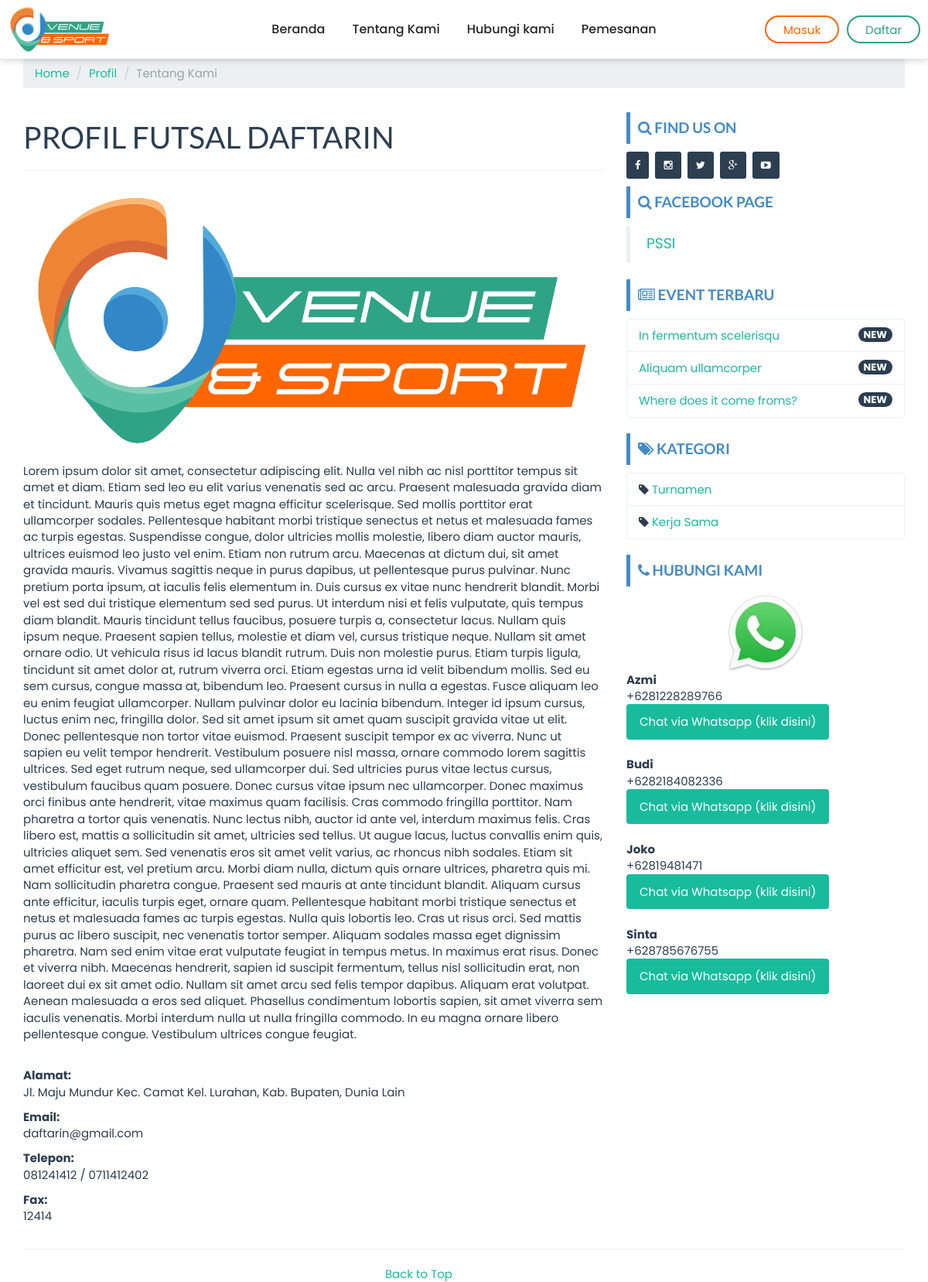
/index.php/page/about, run on the app's committed database.
### tables this page shows
CREATE TABLE `company` (
  `id_company` int(11) NOT NULL,
  `id_sycCom` int(11) DEFAULT NULL,
  `company_name` varchar(100) NOT NULL,
  `company_desc` text NOT NULL,
  `company_address` text NOT NULL,
  `company_maps` text NOT NULL,
  `company_phone` char(30) NOT NULL,
  `company_phone2` char(30) NOT NULL,
  `company_fax` char(30) NOT NULL,
  `company_email` char(30) NOT NULL,
  `foto` text NOT NULL,
  `foto_type` char(10) NOT NULL,
  `created` datetime NOT NULL DEFAULT current_timestamp(),
  `modified` datetime DEFAULT NULL,
  `created_by` char(50) NOT NULL,
  `modified_by` char(50) NOT NULL
);

CREATE TABLE `event` (
  `id_event` int(11) NOT NULL,
  `id_sycEvent` int(11) DEFAULT NULL,
  `nama_event` varchar(100) NOT NULL,
  `slug_event` varchar(100) DEFAULT NULL,
  `deskripsi` text DEFAULT NULL,
  `kategori` int(11) DEFAULT NULL,
  `foto` text DEFAULT NULL,
  `foto_type` char(10) DEFAULT NULL,
  `created_at` datetime NOT NULL DEFAULT current_timestamp(),
  `created_by` char(50) NOT NULL,
  `modified_at` datetime DEFAULT NULL ON UPDATE current_timestamp(),
  `modified_by` char(50) NOT NULL
);

CREATE TABLE `kategori` (
  `id_kategori` int(11) NOT NULL,
  `nama_kategori` varchar(20) NOT NULL,
  `slug_kat` varchar(20) NOT NULL,
  `created_by` char(50) NOT NULL,
  `created_at` datetime NOT NULL DEFAULT current_timestamp(),
  `modified_by` char(50) NOT NULL,
  `modified_at` datetime DEFAULT NULL ON UPDATE current_timestamp()
);

CREATE TABLE `kontak` (
  `id_kontak` int(11) NOT NULL,
  `nama_kontak` char(50) NOT NULL,
  `nohp` char(50) NOT NULL,
  `created_by` char(50) NOT NULL,
  `created_at` datetime NOT NULL DEFAULT current_timestamp(),
  `modified_by` char(50) NOT NULL,
  `modified_at` datetime DEFAULT NULL ON UPDATE current_timestamp()
);

### application/controllers/Page.php (called while the page is built, shortened)
<?php
class Page extends CI_Controller {
	function __construct()
  {
		$this->load->model('Company_model');
		$this->load->model('Event_model');
		$this->load->model('Foto_model');
		$this->load->model('Kategori_model');
		$this->load->model('Kontak_model');
		$this->data['company_data'] 	= $this->Company_model->get_by_company();
		$this->data['event_sidebar'] 			= $this->Event_model->get_all_sidebar();
		$this->data['kategori_sidebar'] 	= $this->Kategori_model->get_all();
		$this->data['kontak_sidebar'] 		= $this->Kontak_model->get_all();
		$this->data['kontak'] 				= $this->Kontak_model->get_all();
  }
	public function about()
	{
		$this->data['title'] 							= 'Tentang Kami';
  	$this->data['company']            = $this->Company_model->get_by_company();
		$this->load->view('front/page/about', $this->data);
	}
}

### index.php (called while the page is built, shortened)
<?php
require_once BASEPATH.'core/CodeIgniter.php';

### application/models/Company_model.php (called while the page is built, shortened)
<?php  if ( ! defined('BASEPATH')) exit('No direct script access allowed');
class Company_model extends CI_Model
{
  public $table = 'company';
  function get_by_company()
  {
    $this->db->where('id_company', '1');
    return $this->db->get($this->table)->row();
  }
}

### application/models/Event_model.php (called while the page is built, shortened)
<?php  if ( ! defined('BASEPATH')) exit('No direct script access allowed');
class Event_model extends CI_Model
{
  public $table = 'event';
  public $id    = 'id_event';
  public $order = 'DESC';
  function get_all_sidebar()
  {
    $this->db->limit(3);
    $this->db->order_by($this->id, $this->order);
    return $this->db->get($this->table)->result();
  }
}

### application/models/Kategori_model.php (called while the page is built, shortened)
<?php  if ( ! defined('BASEPATH')) exit('No direct script access allowed');
class Kategori_model extends CI_Model
{
  public $table = 'kategori';
  function get_all()
  {
    return $this->db->get($this->table)->result();
  }
}

### application/models/Kontak_model.php (called while the page is built, shortened)
<?php  if ( ! defined('BASEPATH')) exit('No direct script access allowed');
class Kontak_model extends CI_Model
{
  public $table = 'kontak';
  function get_all()
  {
    return $this->db->get($this->table)->result();
  }
}

### application/views/front/modul/mod_cs.php (the view)
<div class="bs-callout bs-callout-primary"><h4><i class="fa fa-phone"></i> Hubungi Kami</h4></div>
<ul class="list-group">
  <div align="center"><img src="<?php echo base_url('assets/images/wa.jpg') ?>" width="100px"></div>
  <?php foreach($kontak_sidebar as $kontak){?>
    <b><?php echo $kontak->nama_kontak ?></b><br>
    +<?php echo $kontak->nohp ?><br>
    <a href="https://api.whatsapp.com/send?phone=+<?php echo $kontak->nohp ?>&text=Hi%20Gan,%20Saya%20mau%20booking%20lapangan">
      <button class="btn btn-success" type="submit" name="button">Chat via Whatsapp (klik disini)</button>
    </a><br><br>
  <?php } ?>
</ul>

### application/views/front/navbar.php (shortened to what this page needs)
<div class="navbar">
    <div class="navbar-layout">
        <div class="logo">
            <a href="<?php echo base_url() ?>">
                <img src="<?php echo base_url('assets/images/company/').$company_data->foto.$company_data->foto_type ?>" alt="<?php echo $company_data->company_name ?>" width="100px">
            </a>
        </div>
        <div class="navbar-menu" id="navbarMenu">
            <ul>
                <li><a href="<?php echo base_url() ?>">Beranda</a></li>
                <li><a href="<?php echo base_url('about') ?>">Tentang Kami</a></li>
                <li><a href="<?php echo base_url('contact') ?>">Hubungi kami</a></li>
                <li><a href="<?php echo base_url('cart') ?>">Pemesanan</a></li>
            </ul>
        </div>
        <div class="navbar-button">
            <?php if($this->session->userdata('usertype') != NULL){ ?>
            <ul>
              <li class="dropdown">
                <a href="#" class="dropdown-toggle" data-toggle="dropdown" role="button" aria-haspopup="true" aria-expanded="false"><button>Hi, <?php echo $this->session->userdata('username') ?> <span class="caret"></span></button></a>
                <ul class="dropdown-menu">
                  <li><a href="<?php echo base_url('cart/history') ?>">Riwayat Booking</a></li>
                  <li><a href="<?php echo base_url('auth/edit_profil/').$this->session->userdata('user_id') ?>">Edit Profil</a></li>
                  <li><a href="<?php echo base_url('auth/profil') ?>">Profil Saya</a></li>
                  <li role="separator" class="divider"></li>
                  <li><a href="<?php echo base_url('auth/logout') ?>">Logout</a></li>
                </ul>
              </li>
            </ul>
            <?php }else{ ?>
            <a href="<?php echo base_url('auth/login') ?>"><button>Masuk</button></a>
            <a href="<?php echo base_url('auth/register') ?>"><button>Daftar</button></a>
            <?php } ?>
        </div>
    </div>
</div>

### application/views/front/page/about.php (shortened to what this page needs)
<?php $this->load->view('front/header'); ?>
<?php $this->load->view('front/navbar'); ?>
<div class="container">
	<ol class="breadcrumb">
		<li><a href="<?php echo base_url() ?>">Home</a></li>
		<li><a href="#">Profil</a></li>
		<li class="active">Tentang Kami</li>
	</ol>
	<div class="row">
		<div class="col-md-8"><h1>PROFIL <?php echo strtoupper($company->company_name) ?></h1><hr>
			<p align="center"><?php
				if(empty($company->foto)) {echo "<img src='".base_url()."assets/images/no_image_thumb.png' width='400' height='400'>";}
				else { echo " <img src='".base_url()."assets/images/company/".$company->foto.$company->foto_type."' class='img-responsive' title='$company->company_name' alt='$company->company_name'> ";}
				?>
			</p>
			<p><?php echo $company->company_desc ?></p><br>
			<p><b>Alamat:</b><br>
				<?php echo $company->company_address ?>
			</p>
			<p><b>Email:</b><br>
				<?php echo $company->company_email ?>
			</p>
			<p><b>Telepon:</b><br>
				<?php echo $company->company_phone ?>
				<?php if($company->company_phone2 > 0){echo " / ". $company->company_phone2;} ?>
			</p>
			<?php if($company->company_fax > 0){ ?>
			<p><b>Fax:</b><br>
				<?php echo $company->company_fax ?>
			</p>
			<?php } ?>
		</div>
		<?php $this->load->view('front/sidebar'); ?>
	</div>
</div>

### application/views/front/modul/mod_event.php
<div class="bs-callout bs-callout-primary mt-3">
  <h4><i class="fa fa-newspaper-o"></i> Event Terbaru</h4>
</div>
<ul class="list-group">
  <?php
  foreach ($event_sidebar as $event_sidebar) {
  ?>
    <li class="list-group-item">
      <span class="badge">NEW</span>
      <?php echo anchor('event/read/' . $event_sidebar->slug_event . '', '' . $event_sidebar->nama_event . '') ?>
    </li>
  <?php } ?>
</ul>

### application/views/front/modul/mod_kategori.php (shortened to what this page needs)
<div class="bs-callout bs-callout-primary"><h4><i class="fa fa-tags"></i> Kategori</h4></div>
<ul class="list-group">
  <?php
  foreach ($kategori_sidebar as $kategori_sidebar)
  {
  ?>
  <li class="list-group-item">
    <i class="fa fa-tag"></i> <?php echo anchor('event/kategori/'.$kategori_sidebar->slug_kat.'',''.$kategori_sidebar->nama_kategori.'') ?>
  </li>
  <?php } ?>
</ul>

### assets/template/frontend/css/custom.css (style rules this page uses)
h4 { font-weight: bold; text-transform: uppercase; }
.bs-callout { padding: 10px; margin-top: 10px; margin-bottom: 10px; border: 0px solid #eee; border-left-width: 5px; border-radius: 1px; }
.bs-callout h4 { margin-top: 0; margin-bottom: 0px; }
.bs-callout-primary { border-left-color: #428bca; }
.bs-callout-primary h4 { color: #428bca; }
a:hover, a:visited, a:link, a:active { text-decoration: none; }

### application/views/front/navbar.php (style rules this page uses)
* { padding:0; margin:0; box-sizing:border-box; font-family: 'Poppins', sans-serif; }
.navbar { width:100%; background-color:white; z-index:5; margin-bottom:0; box-shadow: 0px 2px 9px 0px rgba(0, 0, 0, 0.19); position:relative; top:0; left:0; }
.navbar-layout { width:1180px; margin:auto; display:grid; padding:7px 0; grid-template-columns:20% 60% 20%; align-items:center; }
.navbar-menu ul { display:flex; justify-content:center; gap:35px; align-items:center; margin-bottom:0; }
.navbar-menu ul li { list-style:none; }
.navbar-menu ul li a { text-decoration:none; color:#252525; font-size:16px; font-weight:500; }
.logo { position:relative; }
.logo img { width:135px; }
.navbar-button { display:flex; justify-content:flex-end; gap:10px; margin-top:0; }
.navbar-button button { padding:6px 22px; padding-bottom:5px; border-radius:100px; transition:.2s all; }
.navbar-button a:nth-child(1) button { background:transparent; border:2px solid #FF6600; font-size:15px; color:#FF6600; }
.navbar-button a:nth-child(2) button { background:transparent; border:2px solid #2FA385; font-size:15px; color:#2FA385; }

### data on the page
company: foto+foto_type (picture), company_name "FUTSAL DAFTARIN", company_desc "Lorem ipsum dolor sit amet, consectetur adipiscing elit. Nulla vel nibh ac nisl porttitor tempus sit amet et diam. Etiam sed leo eu elit varius venenatis sed ac arcu. Praesent malesuada gravida diam et tincidunt. Mauris quis metus eget magna efficitur scelerisque. Sed mollis porttitor erat ullamcorper sodales. Pellentesque habitant morbi tristique senectus et netus et malesuada fames ac turpis egestas. Suspendisse congue, dolor ultricies mollis molestie, libero diam auctor mauris, ultrices euismod leo justo vel enim. Etiam non rutrum arcu. Maecenas at dictum dui, sit amet gravida mauris. Vivamus sagittis neque in purus dapibus, ut pellentesque purus pulvinar. Nunc pretium porta ipsum, at…", company_address "Jl. Maju Mundur Kec. Camat Kel. Lurahan, Kab. Bupaten, Dunia Lain", company_email "daftarin@gmail.com", company_phone "081241412", company_phone2 "0711412402", company_fax "12414"
event: slug_event+nama_event "In fermentum scelerisqu"
event: slug_event+nama_event "Aliquam ullamcorper"
event: slug_event+nama_event "Where does it come froms?"
kategori: slug_kat+nama_kategori "Turnamen"
kategori: slug_kat+nama_kategori "Kerja Sama"
kontak: nama_kontak "Azmi", nohp "6281228289766"
kontak: nama_kontak "Budi", nohp "6282184082336"
kontak: nama_kontak "Joko", nohp "62819481471"
kontak: nama_kontak "Sinta", nohp "628785676755"
